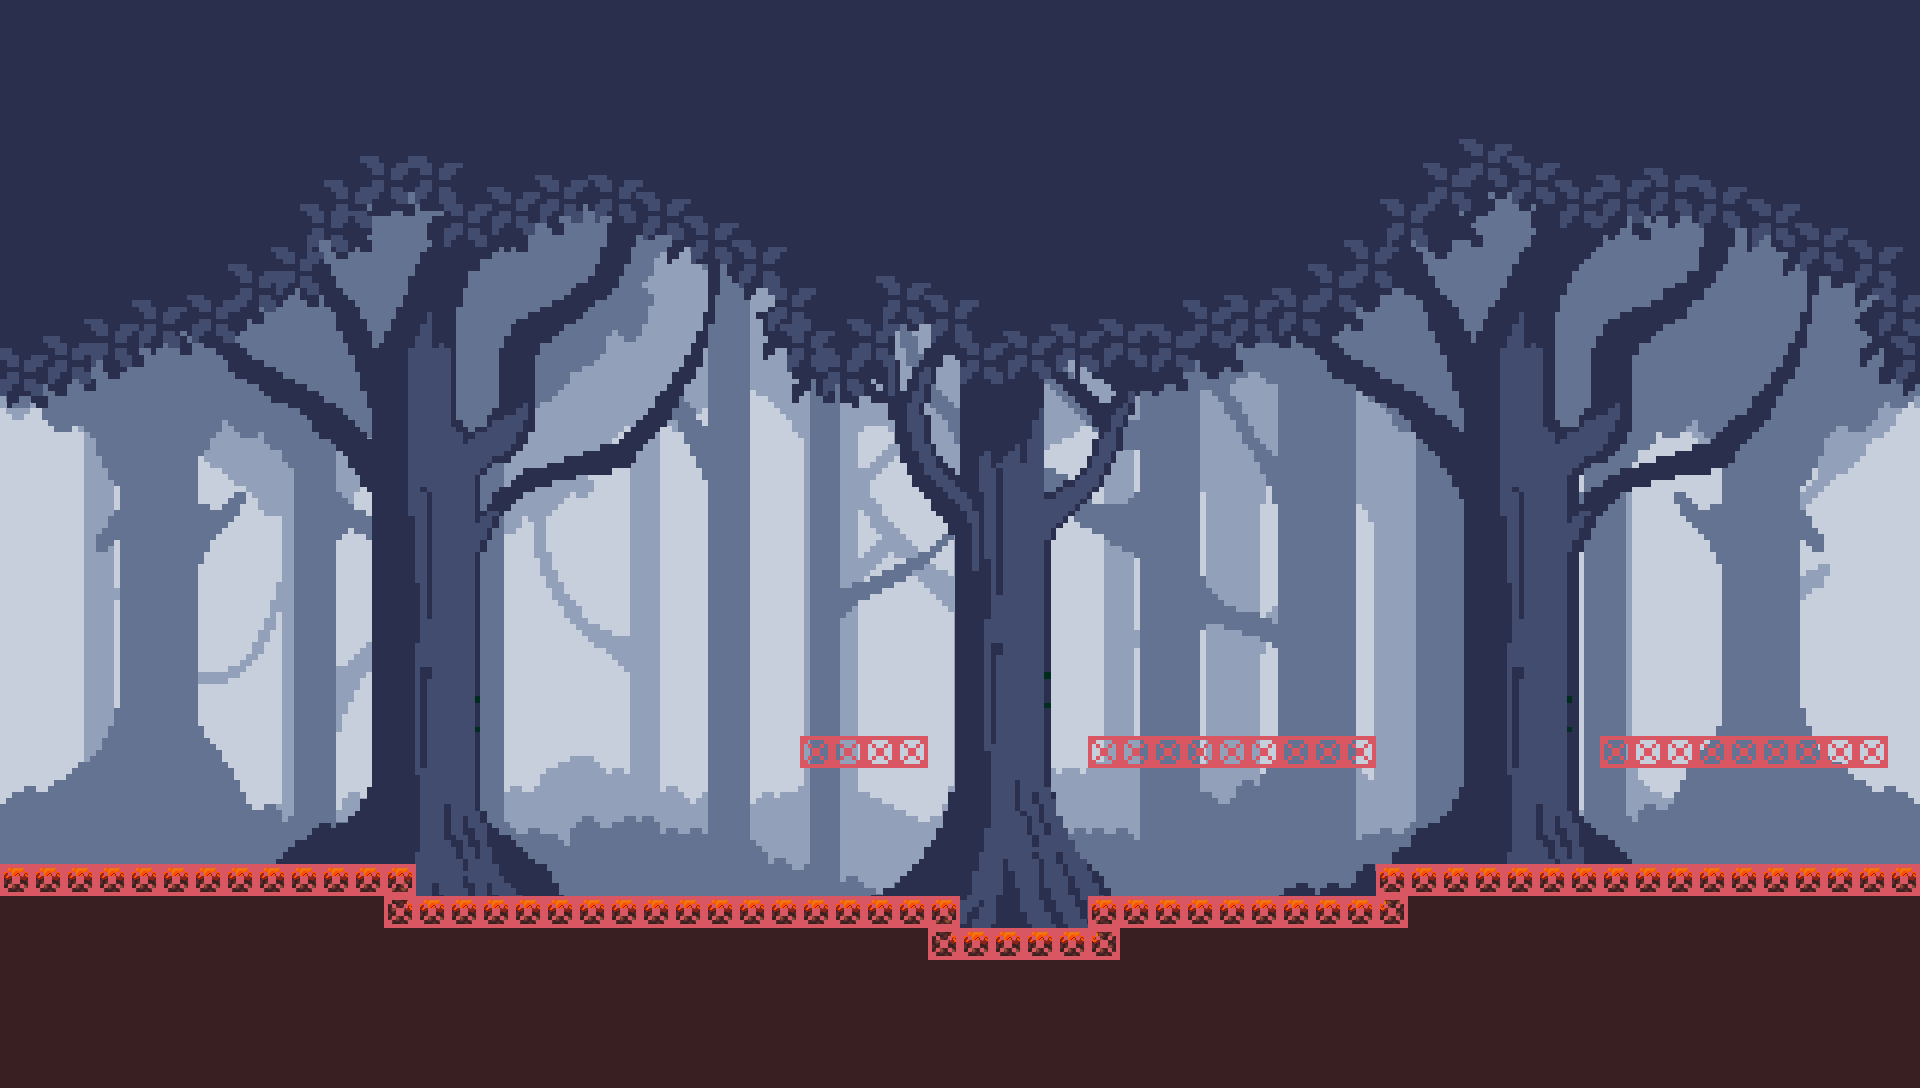

A level layout from a 2D game, rendered from its tile map. Below: a short description, then the map file with tile-grid data replaced by summaries:
An orthogonal 60x34 tile map with 32x32 px tiles, 2 tile layers (Tile Layer 1, Collisions), 2 tilesets, 3 image layers.

<map version="1.10" tiledversion="1.11.2" orientation="orthogonal" renderorder="right-down" width="60" height="34" tilewidth="32" tileheight="32" infinite="0" nextlayerid="8" nextobjectid="3">
 <tileset firstgid="1" name="Tileset" tilewidth="32" tileheight="32" tilecount="65" columns="13">
  <image source="Tileset.png" width="416" height="160" />
 </tileset>
 <tileset firstgid="66" name="hitboxes" tilewidth="32" tileheight="32" tilecount="64" columns="8">
  <image source="hitboxes.png" width="256" height="256" />
 </tileset>
 <imagelayer id="4" name="bg3">
  <image source="bkgr3.png" width="1920" height="1080" />
 </imagelayer>
 <imagelayer id="3" name="bg2">
  <image source="bkgr2.png" width="1920" height="1080" />
 </imagelayer>
 <imagelayer id="5" name="bg1">
  <image source="bkgr1.png" width="1920" height="1080" />
 </imagelayer>
 <layer id="1" name="Tile Layer 1" width="60" height="34">
  <data>[2040 cells, 386 non-empty, 6 distinct tile ids]</data>
 </layer>
 <layer id="7" name="Collisions" width="60" height="34">
  <data>[2040 cells, 86 non-empty, 1 distinct tile ids]</data>
 </layer>
</map>
